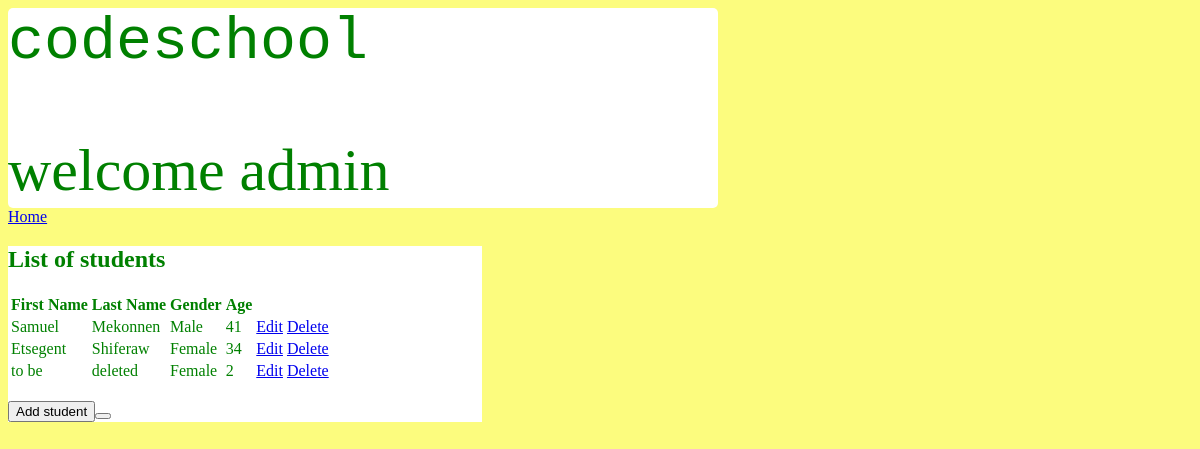
Screenshot of /student/ (signed in) with the database file from the repository.
### Reg/models.py (models this page shows, shortened)
class Student(models.Model):
    GENDER_CHOICES = [
        ("Female", "Female"),
        ("Male", "Male"),
        ("Other", "Other"),
    ]
    first_name = models.CharField(max_length=30)
    last_name = models.CharField(max_length=30)
    gender = models.CharField(max_length=6, choices=GENDER_CHOICES)
    age = models.IntegerField()

### Reg/views.py (the view)
# urls.py: path('student/', views.ListStudent.as_view(), name="liststudent"),
class ListStudent(LoginRequiredMixin, ListView):
    model = Student

### Reg/templates/Reg/student_list.html
{% extends './base.html' %}
{% block content %}
<a href="{% url 'home' %}">Home</a>
<div class="list-area">
<h2>List of students</h2>
<table>
    <tr>
       <th>First Name</th>
       <th>Last Name</th>
       <th>Gender</th>
       <th>Age</th>
    </tr>
        {% for student in student_list %}
        <tr>
            <td>{{ student.first_name }}</td>
            <td>{{ student.last_name }}</td>
            <td>{{ student.gender }}</td>
            <td>{{ student.age }}</td>
            <td><a href="{% url 'updatestudent' student.id %}">Edit</a></td>
            <td><a href="{% url 'deletestudent' student.id %}">Delete</a></td>
        </tr>
        {% endfor %}
</table><br />
<a href="{% url 'createstudent' %}"><button>Add student<button></a>
</div>
{% endblock %}

### Reg/templates/Reg/base.html (shortened to what this page needs)
    <head>
    </head>
    <body>
        {% load static %}
            <div class="user">
              <code>codeschool</code>
              <p>welcome {{ user }} </p>
          </div>
        {% block content %}{% endblock content %}
    </body>

### Reg/templates/Reg/base.html (style rules this page uses)
body { background-color: #fcfc7e; color:green; }
.user { color: green; background-color:white; height:200px; width: 60%; border-radius: 5px; font-size: 60px; }
.list-area { color: green; background-color:white; height: auto; width: 40%; }

### rows the page displays
Student: first_name "Samuel", last_name "Mekonnen", gender "Male", age "41"
Student: first_name "Etsegent", last_name "Shiferaw", gender "Female", age "34"
Student: first_name "to be", last_name "deleted", gender "Female", age "2"

### other values shown
{{ user }} "admin"
